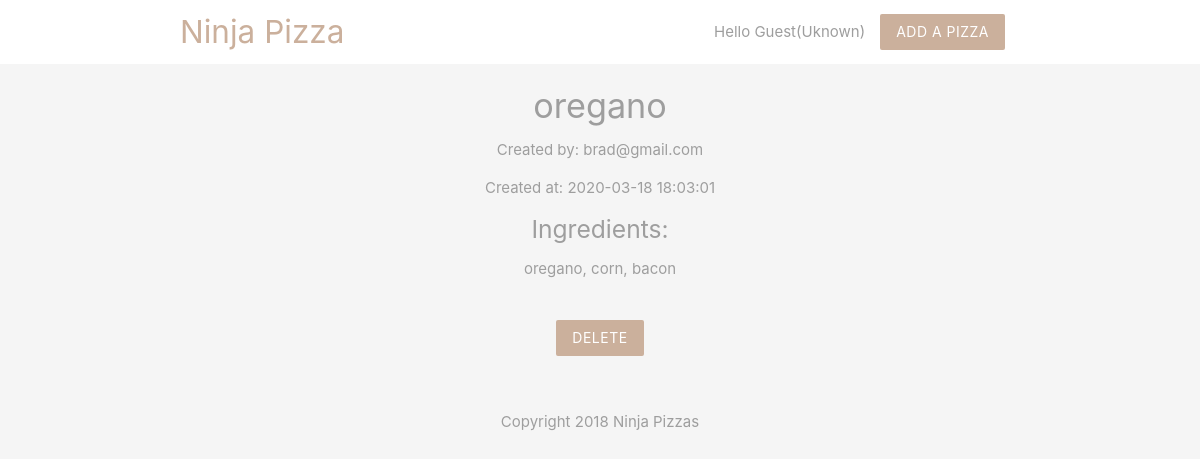
Screenshot of /details.php?id=7 with the database file from the repository.
### tables this page shows
CREATE TABLE `pizzas` (
  `id` int(11) NOT NULL,
  `title` varchar(255) NOT NULL,
  `ingredients` varchar(255) NOT NULL,
  `email` varchar(255) NOT NULL,
  `created_at` timestamp NOT NULL DEFAULT CURRENT_TIMESTAMP
);

### details.php (the view, shortened to what this page needs)
<?php
    include ('config/db_connect.php');
    if(isset($_GET['id'])){
        $id = mysqli_real_escape_string($conn, $_GET['id']);
        $sql = "SELECT * FROM pizzas WHERE id = $id";
        $result = mysqli_query($conn, $sql);
        $pizza = mysqli_fetch_assoc($result);
    }
?>
<!DOCTYPE html>
<html>
    <?php include 'templates/header.php';?>
    <div class="container center grey-text">
        <?php if($pizza):?>
            <h4><?php echo htmlspecialchars($pizza['title']);?></h4>
            <p>Created by: <?php echo htmlspecialchars($pizza['email']);?></p>
            <p>Created at: <?php echo date($pizza['created_at']);?></p>
            <h5>Ingredients: </h5>
            <p><?php echo htmlspecialchars($pizza['ingredients']);?></p>
            <form action="details.php" method="POST">
                <input type="submit" name="delete" value="Delete" class='btn brand z-depth-0'>
            </form>
        <?php else:?>
            <h5>No such pizza exists!</h5>
        <?php endif;?>
    </div>
    <?php include 'templates/footer.php';?>
</html>

### templates/header.php (style rules this page uses)
.brand { background: #cbb09c !important; }
form { max-width: 460px; margin: 20px auto; padding: 20px; }

### rows the page displays
pizzas: title "oregano", email "brad@gmail.com", created_at "2020-03-18 18:03:01", ingredients "oregano, corn, bacon"

### other values shown
$name "Guest"
$gender "Uknown"
